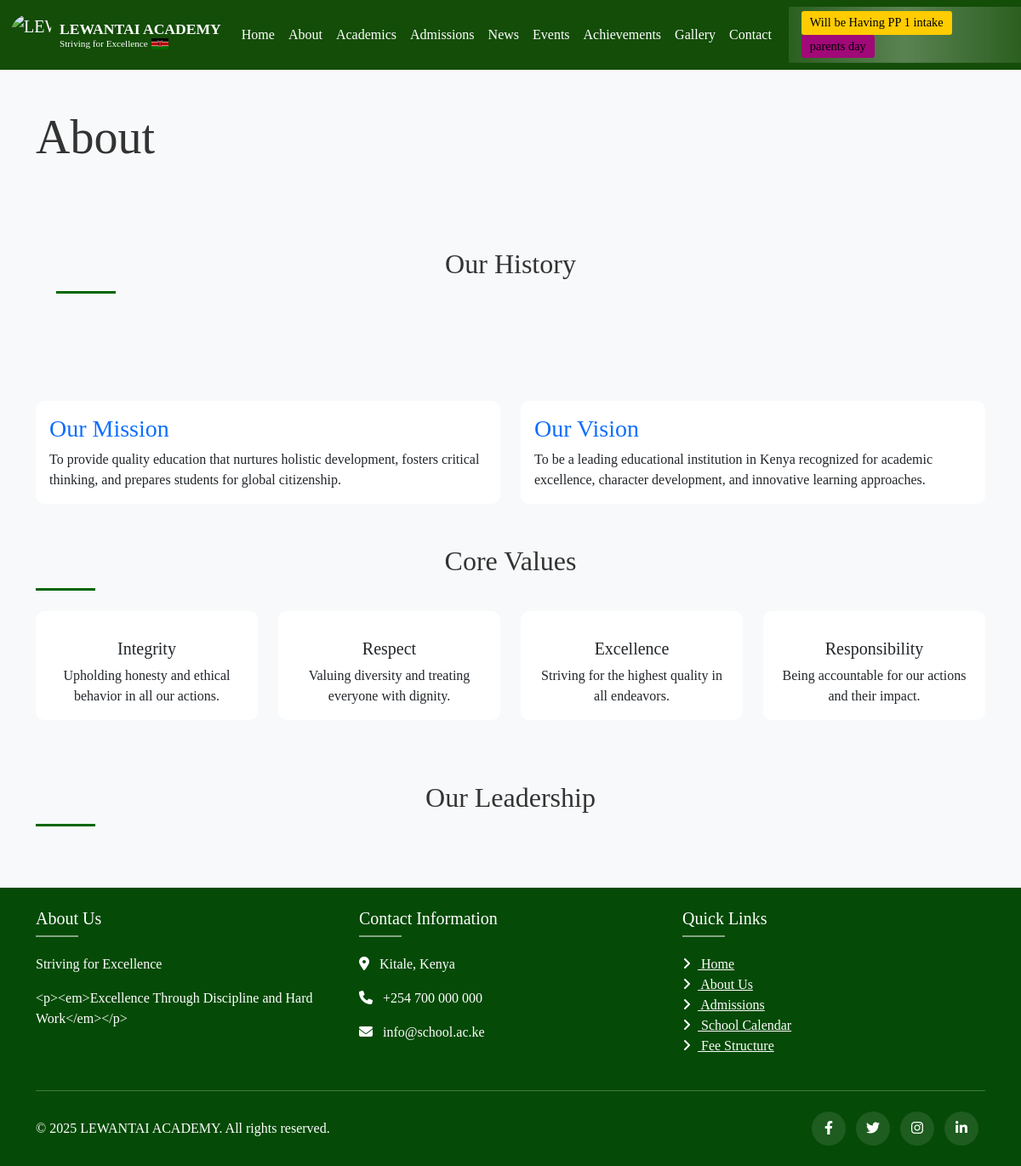
The page /about/ on the database its author committed.
### school_app/models.py (models this page shows, shortened)
class SchoolSettings(models.Model):
    school_name = models.CharField(max_length=200, default="Kenyan Excellence Academy")
    logo = CloudinaryField('logo', folder='settings', blank=True, null=True)
    address = models.TextField(default="Nairobi, Kenya")
    phone = models.CharField(max_length=20, default="+254 700 000 000")
    email = models.EmailField(default="info@school.ac.ke")
    motto = models.CharField(max_length=200, default="Striving for Excellence")
    aim = RichTextField(default="Our aim is to provide quality education...")
    history = RichTextField(default="Founded in 2000...")
    google_map_embed = models.TextField(blank=True, null=True, help_text="Paste Google Maps embed code here")
    navbar_color = ColorField(default='#006600', verbose_name="Navbar Color")
    footer_color = ColorField(default='#333333', verbose_name="Footer Color")
    navbar_font_color = ColorField(default='#ffffff', verbose_name="Navbar Font Color")
    footer_font_color = ColorField(default='#ffffff', verbose_name="Footer Font Color")
    body_font = models.CharField(max_length=100, default="'Helvetica Neue', Helvetica, Arial, sans-serif")
    created_at = models.DateTimeField(auto_now_add=True)
    updated_at = models.DateTimeField(auto_now=True)
    class Meta:
        verbose_name = "School Setting"
        verbose_name_plural = "School Settings"

class NavbarAdvert(models.Model):
    text = models.CharField(max_length=200)
    link = models.URLField(blank=True, null=True)
    background_color = ColorField(default='#ffcc00', verbose_name="Background Color")
    text_color = ColorField(default='#000000', verbose_name="Text Color")
    is_active = models.BooleanField(default=True)
    order = models.PositiveIntegerField(default=0)
    created_at = models.DateTimeField(auto_now_add=True)
    updated_at = models.DateTimeField(auto_now=True)
    class Meta:
        ordering = ['order']
        verbose_name = "Navbar Advert"
        verbose_name_plural = "Navbar Adverts"

### school_app/views.py (the view)
# urls.py: path('about/', views.about, name='about'),
def about(request):
    sections = Section.objects.filter(section_type='about', is_active=True).order_by('order')
    context = {
        'sections': sections,
        'page': 'about'
    }
    return render(request, 'school_app/about.html', context)

### school_app/context_processors.py (called while the page is built)
def school_settings(request):
    try:
        settings = SchoolSettings.objects.latest('created_at')
    except SchoolSettings.DoesNotExist:
        settings = None
    navbar_adverts = NavbarAdvert.objects.filter(is_active=True).order_by('order')
    return {
        'school_settings': settings,
        'navbar_adverts': navbar_adverts
    }

### school_app/templates/school_app/about.html (shortened to what this page needs)
{% extends "school_app/base.html" %}
{% load static %}
{% block content %}
<div class="container mt-5">
    <div class="row mb-5">
        <div class="col-md-6">
            <h1 class="display-4 mb-4">About {{ settings.school_name }}</h1>
        </div>
        <div class="col-md-6">
        </div>
    </div>
    <section class="mb-5 p-4 rounded" style="background-color: #f8f9fa;">
        <h2 class="section-title text-center mb-4">Our History</h2>
        <div class="row">
            <div class="col-lg-8 mx-auto">
            </div>
        </div>
    </section>
    <section class="mb-5">
        <div class="row">
            <div class="col-md-6 mb-4 mb-md-0">
                <div class="card h-100">
                    <div class="card-body">
                        <h3 class="card-title text-primary"> Our Mission</h3>
                        <p class="card-text">To provide quality education that nurtures holistic development, fosters critical thinking, and prepares students for global citizenship.</p>
                    </div>
                </div>
            </div>
            <div class="col-md-6">
                <div class="card h-100">
                    <div class="card-body">
                        <h3 class="card-title text-primary"> Our Vision</h3>
                        <p class="card-text">To be a leading educational institution in Kenya recognized for academic excellence, character development, and innovative learning approaches.</p>
                    </div>
                </div>
            </div>
        </div>
    </section>
    <section class="mb-5">
        <h2 class="section-title text-center mb-4">Core Values</h2>
        <div class="row">
            <div class="col-md-3 mb-4">
                <div class="card h-100 text-center">
                    <div class="card-body">
                        <h5 class="card-title">Integrity</h5>
                        <p class="card-text">Upholding honesty and ethical behavior in all our actions.</p>
                    </div>
                </div>
            </div>
            <div class="col-md-3 mb-4">
                <div class="card h-100 text-center">
                    <div class="card-body">
                        <h5 class="card-title">Respect</h5>
                        <p class="card-text">Valuing diversity and treating everyone with dignity.</p>
                    </div>
                </div>
            </div>
            <div class="col-md-3 mb-4">
                <div class="card h-100 text-center">
                    <div class="card-body">
                        <h5 class="card-title">Excellence</h5>
                        <p class="card-text">Striving for the highest quality in all endeavors.</p>
                    </div>
                </div>
            </div>
            <div class="col-md-3 mb-4">
                <div class="card h-100 text-center">
                    <div class="card-body">
                        <h5 class="card-title">Responsibility</h5>
                        <p class="card-text">Being accountable for our actions and their impact.</p>
                    </div>
                </div>
            </div>
        </div>
    </section>
    <section class="mb-5">
        <h2 class="section-title text-center mb-4">Our Leadership</h2>
    </section>
</div>
{% endblock %}

### school_app/templates/school_app/base.html (shortened to what this page needs)
{% load static %}
<!DOCTYPE html>
<html lang="en">
<head>
    <link href="https://cdn.jsdelivr.net/npm/bootstrap@5.3.0/dist/css/bootstrap.min.css" rel="stylesheet">
    <link rel="stylesheet" href="https://cdnjs.cloudflare.com/ajax/libs/font-awesome/6.4.0/css/all.min.css">
    <link rel="stylesheet" href="{% static 'school_app/css/styles.css' %}">
    <link rel="stylesheet" href="{% static 'school_app/css/transitions.css' %}">
</head>
<body>
    {% include 'school_app/includes/navbar.html' %}
    <main>
        {% block content %}{% endblock %}
    </main>
    {% include 'school_app/includes/footer.html' %}
</body>
</html>

### school_app/templates/school_app/includes/navbar.html (shortened to what this page needs)
{%load static%}
<nav class="navbar navbar-expand-lg navbar-dark fixed-top">
    <div class="container">
        <a class="navbar-brand d-flex align-items-center" href="{% url 'home' %}">
            {% if school_settings and school_settings.logo %}
                <img src="{{ school_settings.logo.url }}" alt="{{ school_settings.school_name }}"
                     class="rounded-circle me-2" width="50" height="50">
            {% else %}
                <div class="bg-light rounded-circle d-flex align-items-center justify-content-center me-2"
                     style="width: 50px; height: 50px;">
                    <i class="fas fa-school text-dark"></i>
                </div>
            {% endif %}
            <div class="d-flex flex-column">
                <strong class="school-name">
                    {{ school_settings.school_name|default:"Kenyan Excellence Academy" }}
                </strong>
                <small class="school-motto">
                    {{ school_settings.motto|default:"Striving for Excellence" }}
                    <img src="{% static 'school_app/images/kenya-flag.png' %}" alt="Kenya Flag" width="20" class="ms-1">
                </small>
            </div>
        </a>
        <div class="collapse navbar-collapse" id="navbarContent">
            <ul class="navbar-nav ms-auto mb-2 mb-lg-0">
                <li class="nav-item">
                    <a class="nav-link {% if page == 'home' %}active{% endif %}" href="{% url 'home' %}">Home</a>
                </li>
                <li class="nav-item">
                    <a class="nav-link {% if page == 'about' %}active{% endif %}" href="{% url 'about' %}">About</a>
                </li>
                <li class="nav-item">
                    <a class="nav-link {% if page == 'academics' %}active{% endif %}" href="{% url 'academics' %}">Academics</a>
                </li>
                <li class="nav-item">
                    <a class="nav-link {% if page == 'admissions' %}active{% endif %}" href="{% url 'admissions' %}">Admissions</a>
                </li>
                <li class="nav-item">
                    <a class="nav-link {% if page == 'news' %}active{% endif %}" href="{% url 'news' %}">News</a>
                </li>
                <li class="nav-item">
                    <a class="nav-link {% if page == 'events' %}active{% endif %}" href="{% url 'events' %}">Events</a>
                </li>
                <li class="nav-item">
                    <a class="nav-link {% if page == 'achievements' %}active{% endif %}" href="{% url 'achievements' %}">Achievements</a>
                </li>
                <li class="nav-item">
                    <a class="nav-link {% if page == 'gallery' %}active{% endif %}" href="{% url 'gallery' %}">Gallery</a>
                </li>
                <li class="nav-item">
                    <a class="nav-link {% if page == 'contact' %}active{% endif %}" href="{% url 'contact' %}">Contact</a>
                </li>
            </ul>
        </div>
    </div>
    <div class="advert-container w-100">
        <div class="advert-marquee">
            {% for advert in navbar_adverts %}
                <span class="advert-text"
                      style="background-color: {{ advert.background_color }}; color: {{ advert.text_color }};">
                    {{ advert.text }}
                </span>
            {% endfor %}
        </div>
    </div>
</nav>

### school_app/templates/school_app/includes/footer.html
<footer class="footer py-4 mt-5">
    <div class="container">
        <div class="row">
            <div class="col-md-4 mb-4 mb-md-0">
                <h5>About Us</h5>
                <p>{{ school_settings.motto|default:"Striving for Excellence" }}</p>
                <p>{{ school_settings.aim|truncatewords:20 }}</p>
            </div>
            <div class="col-md-4 mb-4 mb-md-0">
                <h5>Contact Information</h5>
                <p><i class="fas fa-map-marker-alt me-2"></i> {{ school_settings.address|default:"Nairobi, Kenya" }}</p>
                <p><i class="fas fa-phone me-2"></i> {{ school_settings.phone|default:"+254 700 000 000" }}</p>
                <p><i class="fas fa-envelope me-2"></i> {{ school_settings.email|default:"info@school.ac.ke" }}</p>
            </div>
            <div class="col-md-4">
                <h5>Quick Links</h5>
                <ul class="list-unstyled">
                    <li><a href="{% url 'home' %}"><i class="fas fa-angle-right me-2"></i> Home</a></li>
                    <li><a href="{% url 'about' %}"><i class="fas fa-angle-right me-2"></i> About Us</a></li>
                    <li><a href="{% url 'admissions' %}"><i class="fas fa-angle-right me-2"></i> Admissions</a></li>
                    <li><a href="{% url 'calendar' %}"><i class="fas fa-angle-right me-2"></i> School Calendar</a></li>
                    <li><a href="{% url 'fees' %}"><i class="fas fa-angle-right me-2"></i> Fee Structure</a></li>
                </ul>
            </div>
        </div>
        <hr class="my-4">
        <div class="row align-items-center">
            <div class="col-md-6">
                <p class="mb-0">&copy; {% now "Y" %} {{ school_settings.school_name|default:"Kenyan Excellence Academy" }}. All rights reserved.</p>
            </div>
            <div class="col-md-6 text-md-end">
                <div class="social-links">
                    <a href="#" class="me-2"><i class="fab fa-facebook-f"></i></a>
                    <a href="#" class="me-2"><i class="fab fa-twitter"></i></a>
                    <a href="#" class="me-2"><i class="fab fa-instagram"></i></a>
                    <a href="#" class="me-2"><i class="fab fa-linkedin-in"></i></a>
                </div>
            </div>
        </div>
    </div>
</footer>

### school_app/static/school_app/css/styles.css (style rules this page uses)
body { font-family: var(--body-font); color: #333; background-color: #f8f9fa; }
.card { border: none; border-radius: 10px; overflow: hidden; transition: transform 0.3s ease, box-shadow 0.3s ease; }
.section-title { position: relative; margin-bottom: 30px; padding-bottom: 15px; }
.section-title::after { content: ''; position: absolute; bottom: 0; left: 0; width: 70px; height: 3px; background-color: #006600; }
.footer { padding-top: 40px; padding-bottom: 20px; }
.footer h5 { position: relative; padding-bottom: 10px; margin-bottom: 20px; }
.footer h5::after { content: ''; position: absolute; bottom: 0; left: 0; width: 50px; height: 2px; background-color: rgba(255,255,255,0.5); }
.social-links a { display: inline-block; width: 40px; height: 40px; line-height: 40px; text-align: center; border-radius: 50%; background-color: rgba(255,255,255,0.1); color: white; transition: all 0.3s ease; }
.school-name { font-size: 1.1rem; line-height: 1.2; margin-bottom: 0; }
.school-motto { font-size: 0.7rem; line-height: 1.2; display: flex; align-items: center; }

### rows shown on the page
SchoolSettings: school_name "LEWANTAI ACADEMY", motto "Striving for Excellence", aim "<p><em>Excellence Through Discipline and Hard Work</em></p>", address "Kitale, Kenya", phone "+254 700 000 000", email "info@school.ac.ke"
NavbarAdvert: text "Will be Having PP 1 intake"
NavbarAdvert: text "parents day"
